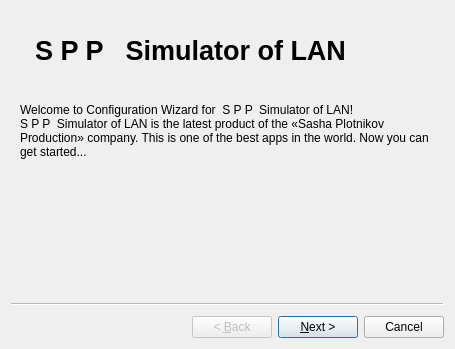
<?xml version="1.0" encoding="UTF-8"?>
<ui version="4.0">
 <class>ConfigurationWizard</class>
 <widget class="QWizard" name="ConfigurationWizard">
  <property name="geometry">
   <rect>
    <x>0</x>
    <y>0</y>
    <width>451</width>
    <height>349</height>
   </rect>
  </property>
  <property name="windowTitle">
   <string>Configuration Wizard for  S P P  Simulator of LAN</string>
  </property>
  <property name="wizardStyle">
   <enum>QWizard::ClassicStyle</enum>
  </property>
  <widget class="QWizardPage" name="wizardPage1">
   <layout class="QGridLayout" name="gridLayout">
    <item row="0" column="0">
     <widget class="QLabel" name="label">
      <property name="minimumSize">
       <size>
        <width>341</width>
        <height>61</height>
       </size>
      </property>
      <property name="maximumSize">
       <size>
        <width>341</width>
        <height>61</height>
       </size>
      </property>
      <property name="text">
       <string>&lt;html&gt;&lt;head/&gt;&lt;body&gt;&lt;p align=&quot;center&quot;&gt;&lt;span style=&quot; font-size:20pt; font-weight:600;&quot;&gt;S P P  &amp;#160; Simulator of LAN&lt;/span&gt;&lt;/p&gt;&lt;/body&gt;&lt;/html&gt;</string>
      </property>
      <property name="textFormat">
       <enum>Qt::AutoText</enum>
      </property>
     </widget>
    </item>
    <item row="1" column="0">
     <widget class="QLabel" name="label_2">
      <property name="minimumSize">
       <size>
        <width>415</width>
        <height>88</height>
       </size>
      </property>
      <property name="maximumSize">
       <size>
        <width>415</width>
        <height>88</height>
       </size>
      </property>
      <property name="text">
       <string>Welcome to Configuration Wizard for  S P P  Simulator of LAN! 
S P P  Simulator of LAN is the latest product of the «Sasha Plotnikov Production» company. This is one of the best apps in the world. Now you can get started...</string>
      </property>
      <property name="wordWrap">
       <bool>true</bool>
      </property>
     </widget>
    </item>
   </layout>
  </widget>
  <widget class="QWizardPage" name="wizardPage2"/>
 </widget>
 <resources/>
 <connections/>
</ui>
